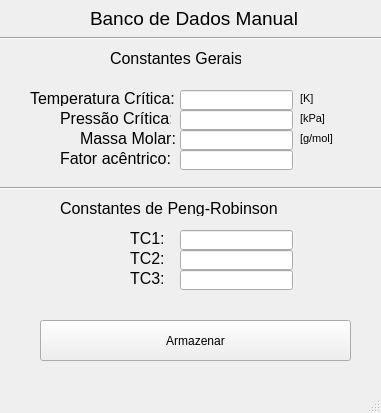
<?xml version="1.0" encoding="UTF-8"?>
<ui version="4.0">
 <class>MainWindow</class>
 <widget class="QMainWindow" name="MainWindow">
  <property name="geometry">
   <rect>
    <x>0</x>
    <y>0</y>
    <width>381</width>
    <height>413</height>
   </rect>
  </property>
  <property name="windowTitle">
   <string>MainWindow</string>
  </property>
  <widget class="QWidget" name="centralwidget">
   <widget class="QLabel" name="label">
    <property name="geometry">
     <rect>
      <x>30</x>
      <y>90</y>
      <width>151</width>
      <height>16</height>
     </rect>
    </property>
    <property name="font">
     <font>
      <pointsize>12</pointsize>
     </font>
    </property>
    <property name="text">
     <string>Temperatura Crítica:</string>
    </property>
   </widget>
   <widget class="QLineEdit" name="lineEdit">
    <property name="geometry">
     <rect>
      <x>180</x>
      <y>90</y>
      <width>113</width>
      <height>20</height>
     </rect>
    </property>
   </widget>
   <widget class="QLabel" name="label_2">
    <property name="geometry">
     <rect>
      <x>60</x>
      <y>110</y>
      <width>111</width>
      <height>16</height>
     </rect>
    </property>
    <property name="font">
     <font>
      <pointsize>12</pointsize>
     </font>
    </property>
    <property name="text">
     <string>Pressão Crítica:</string>
    </property>
   </widget>
   <widget class="QLabel" name="label_3">
    <property name="geometry">
     <rect>
      <x>80</x>
      <y>130</y>
      <width>101</width>
      <height>16</height>
     </rect>
    </property>
    <property name="font">
     <font>
      <pointsize>12</pointsize>
     </font>
    </property>
    <property name="text">
     <string>Massa Molar:</string>
    </property>
   </widget>
   <widget class="QLabel" name="label_4">
    <property name="geometry">
     <rect>
      <x>60</x>
      <y>150</y>
      <width>121</width>
      <height>16</height>
     </rect>
    </property>
    <property name="font">
     <font>
      <pointsize>12</pointsize>
     </font>
    </property>
    <property name="text">
     <string>Fator acêntrico:</string>
    </property>
   </widget>
   <widget class="QLabel" name="label_5">
    <property name="geometry">
     <rect>
      <x>60</x>
      <y>200</y>
      <width>221</width>
      <height>16</height>
     </rect>
    </property>
    <property name="font">
     <font>
      <pointsize>12</pointsize>
     </font>
    </property>
    <property name="text">
     <string>Constantes de Peng-Robinson</string>
    </property>
   </widget>
   <widget class="QLabel" name="label_6">
    <property name="geometry">
     <rect>
      <x>130</x>
      <y>230</y>
      <width>61</width>
      <height>16</height>
     </rect>
    </property>
    <property name="font">
     <font>
      <pointsize>12</pointsize>
     </font>
    </property>
    <property name="text">
     <string>TC1:</string>
    </property>
   </widget>
   <widget class="QLabel" name="label_7">
    <property name="geometry">
     <rect>
      <x>110</x>
      <y>50</y>
      <width>131</width>
      <height>16</height>
     </rect>
    </property>
    <property name="font">
     <font>
      <pointsize>12</pointsize>
     </font>
    </property>
    <property name="text">
     <string>Constantes Gerais</string>
    </property>
   </widget>
   <widget class="QLabel" name="label_9">
    <property name="geometry">
     <rect>
      <x>130</x>
      <y>250</y>
      <width>41</width>
      <height>16</height>
     </rect>
    </property>
    <property name="font">
     <font>
      <pointsize>12</pointsize>
     </font>
    </property>
    <property name="text">
     <string>TC2:</string>
    </property>
   </widget>
   <widget class="QLabel" name="label_10">
    <property name="geometry">
     <rect>
      <x>130</x>
      <y>270</y>
      <width>41</width>
      <height>16</height>
     </rect>
    </property>
    <property name="font">
     <font>
      <pointsize>12</pointsize>
     </font>
    </property>
    <property name="text">
     <string>TC3:</string>
    </property>
   </widget>
   <widget class="QLineEdit" name="lineEdit_2">
    <property name="geometry">
     <rect>
      <x>180</x>
      <y>110</y>
      <width>113</width>
      <height>20</height>
     </rect>
    </property>
   </widget>
   <widget class="QLineEdit" name="lineEdit_3">
    <property name="geometry">
     <rect>
      <x>180</x>
      <y>130</y>
      <width>113</width>
      <height>20</height>
     </rect>
    </property>
   </widget>
   <widget class="QLineEdit" name="lineEdit_4">
    <property name="geometry">
     <rect>
      <x>180</x>
      <y>150</y>
      <width>113</width>
      <height>20</height>
     </rect>
    </property>
   </widget>
   <widget class="Line" name="line">
    <property name="geometry">
     <rect>
      <x>-60</x>
      <y>180</y>
      <width>581</width>
      <height>16</height>
     </rect>
    </property>
    <property name="orientation">
     <enum>Qt::Horizontal</enum>
    </property>
   </widget>
   <widget class="Line" name="line_2">
    <property name="geometry">
     <rect>
      <x>-80</x>
      <y>30</y>
      <width>581</width>
      <height>16</height>
     </rect>
    </property>
    <property name="orientation">
     <enum>Qt::Horizontal</enum>
    </property>
   </widget>
   <widget class="QLabel" name="label_11">
    <property name="geometry">
     <rect>
      <x>90</x>
      <y>10</y>
      <width>211</width>
      <height>16</height>
     </rect>
    </property>
    <property name="font">
     <font>
      <pointsize>14</pointsize>
     </font>
    </property>
    <property name="text">
     <string>Banco de Dados Manual</string>
    </property>
   </widget>
   <widget class="QLineEdit" name="lineEdit_5">
    <property name="geometry">
     <rect>
      <x>180</x>
      <y>230</y>
      <width>113</width>
      <height>20</height>
     </rect>
    </property>
   </widget>
   <widget class="QLineEdit" name="lineEdit_6">
    <property name="geometry">
     <rect>
      <x>180</x>
      <y>250</y>
      <width>113</width>
      <height>20</height>
     </rect>
    </property>
   </widget>
   <widget class="QLineEdit" name="lineEdit_7">
    <property name="geometry">
     <rect>
      <x>180</x>
      <y>270</y>
      <width>113</width>
      <height>20</height>
     </rect>
    </property>
   </widget>
   <widget class="QLabel" name="label_8">
    <property name="geometry">
     <rect>
      <x>300</x>
      <y>90</y>
      <width>31</width>
      <height>16</height>
     </rect>
    </property>
    <property name="font">
     <font>
      <pointsize>8</pointsize>
     </font>
    </property>
    <property name="text">
     <string>[K]</string>
    </property>
   </widget>
   <widget class="QLabel" name="label_12">
    <property name="geometry">
     <rect>
      <x>300</x>
      <y>110</y>
      <width>31</width>
      <height>16</height>
     </rect>
    </property>
    <property name="font">
     <font>
      <pointsize>8</pointsize>
     </font>
    </property>
    <property name="text">
     <string>[kPa]</string>
    </property>
   </widget>
   <widget class="QLabel" name="label_13">
    <property name="geometry">
     <rect>
      <x>300</x>
      <y>130</y>
      <width>41</width>
      <height>16</height>
     </rect>
    </property>
    <property name="font">
     <font>
      <pointsize>8</pointsize>
     </font>
    </property>
    <property name="text">
     <string>[g/mol]</string>
    </property>
   </widget>
   <widget class="QPushButton" name="pushButton">
    <property name="geometry">
     <rect>
      <x>40</x>
      <y>320</y>
      <width>311</width>
      <height>41</height>
     </rect>
    </property>
    <property name="text">
     <string>Armazenar</string>
    </property>
   </widget>
  </widget>
  <widget class="QMenuBar" name="menubar">
   <property name="geometry">
    <rect>
     <x>0</x>
     <y>0</y>
     <width>381</width>
     <height>21</height>
    </rect>
   </property>
  </widget>
  <widget class="QStatusBar" name="statusbar"/>
 </widget>
 <resources/>
 <connections/>
</ui>
